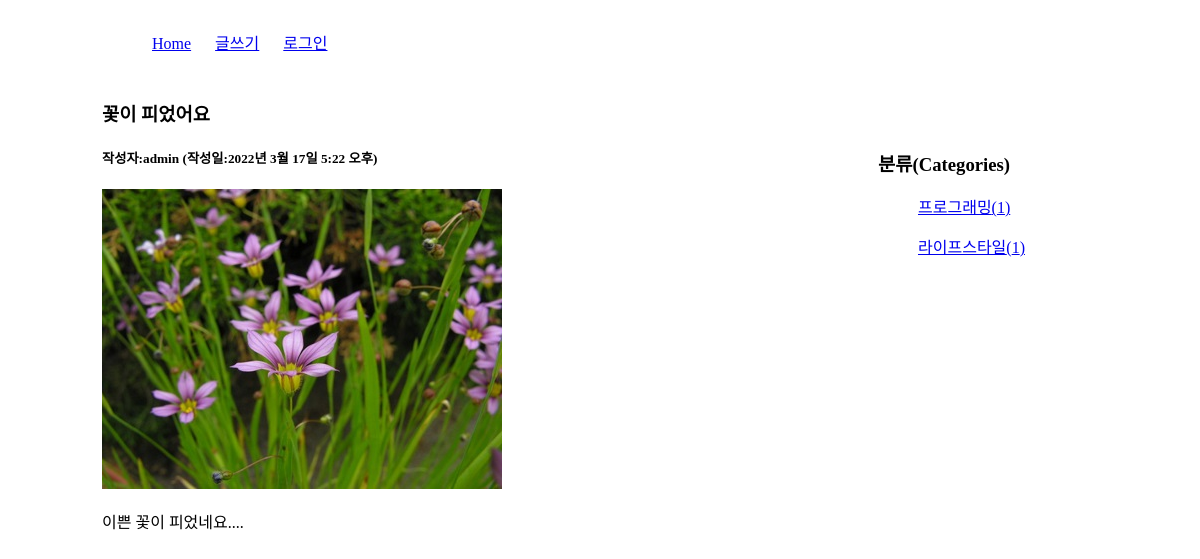
Page /blog/8/ on the committed database.
### blog/models.py (models this page shows, shortened)
class Post(models.Model):
    title = models.CharField(max_length=100)
    content = models.TextField()
    pub_date = models.DateTimeField()
    modify_date = models.DateTimeField(null=True, blank=True)
    photo = models.ImageField(upload_to='blog/images/%Y/%m/%d/',
                              null=True, blank=True)
    author = models.ForeignKey(User, on_delete=models.CASCADE)
    category = models.ForeignKey(Category, null=True, blank=True,
                            on_delete=models.SET_NULL)

class Category(models.Model):
    name = models.CharField(max_length=50, unique=True)        # 카테고리 이름
    slug = models.SlugField(max_length=200, unique=True, allow_unicode=True)    # 한글인코딩
    def __str__(self):
        return self.name
    def get_absolute_url(self):
        return "/blog/category/{}".format(self.slug)
    class Meta:
        verbose_name_plural = 'Categories'

### blog/views.py (the view)
# urls.py: path('<int:post_id>/', views.detail, name='detail'),
def detail(request, post_id):
    post = get_object_or_404(Post, pk=post_id)
    categories = Category.objects.all()
    context = {'post':post, 'categories' :categories}
    return render(request, 'blog/post_detail.html', context)

### templates/blog/post_detail.html (shortened to what this page needs)
<!DOCTYPE html>
<html lang="ko">
{% load static %}
<head>
    <link rel="stylesheet" href="{% static 'blog/css/style.css' %}">
</head>
<body>
    <div id="container">
        {% include 'navbar.html' %}
        <section id="detail">
            <h3>{{ post.title }}</h3>
            <h5>작성자:{{ post.author }} (작성일:{{ post.pub_date }})</h5>
            {% if post.photo %}
                <img src="{{ post.photo.url }}">
            {% endif %}
            <p>{{ post.content | linebreaks }}</p>
        </section>
        <aside>
            <h3>분류(Categories)</h3>
            <div>
                {% for category in categories %}
                <ul>
                    <a href="{{ category.get_absolute_url }}">
                        {{ category }}({{ category.post_set.count }})
                    </a>
                </ul>
                {% endfor %}
            </div>
        </aside>
    </div>
</body>
</html>

### static/blog/css/style.css (style rules this page uses)
#container { width: 996px; margin: 20px auto; }
#list, #detail { width:700px; float:left; }
aside { width:200px; float:right; margin:50px 20px 0 0; }

### rows in the picture
Post: title "꽃이 피었어요", author "admin", pub_date "2022년 3월 17일 5:22 오후", photo (picture), content "이쁜 꽃이 피었네요...."
Category: name "프로그래밍", post_set.count "1"
Category: name "라이프스타일", post_set.count "1"
